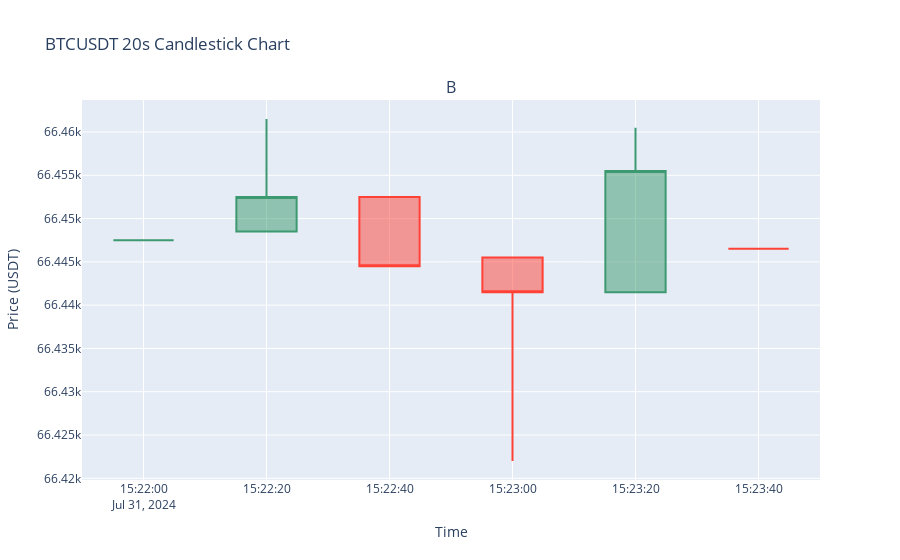

This figure's notebook cell:
### Code cell
# Run the update_plot function to start live updates
update_plot(symbol=SYMBOL, interval=CANDLE_PERIOD)

### Figure 1 — Plotly figure (JSON) as saved in the notebook; plotly's stock layout.template omitted (floating-point values rounded to 4 significant figures)
{"data": [{"close": [66450.0, 66450.0, 66440.0, 66440.0, 66460.0, 66450.0], "high": [66450.0, 66460.0, 66450.0, 66450.0, 66460.0, 66450.0], "low": [66450.0, 66450.0, 66440.0, 66422, 66440.0, 66450.0], "name": "Candlesticks", "open": [66450.0, 66450.0, 66450.0, 66450.0, 66440.0, 66450.0], "type": "candlestick", "x": ["2024-07-31T15:22:00+00:00", "2024-07-31T15:22:20+00:00", "2024-07-31T15:22:40+00:00", "2024-07-31T15:23:00+00:00", "2024-07-31T15:23:20+00:00", "2024-07-31T15:23:40+00:00"]}], "layout": {"annotations": [{"font": {"size": 16}, "showarrow": false, "text": "B", "x": 0.5, "xanchor": "center", "xref": "paper", "y": 1, "yanchor": "bottom", "yref": "paper"}], "title": {"text": "BTCUSDT 20s Candlestick Chart"}, "xaxis": {"anchor": "y", "domain": [0, 1], "rangeslider": {"visible": false}, "title": {"text": "Time"}}, "yaxis": {"anchor": "x", "domain": [0, 1], "title": {"text": "Price (USDT)"}}}}
